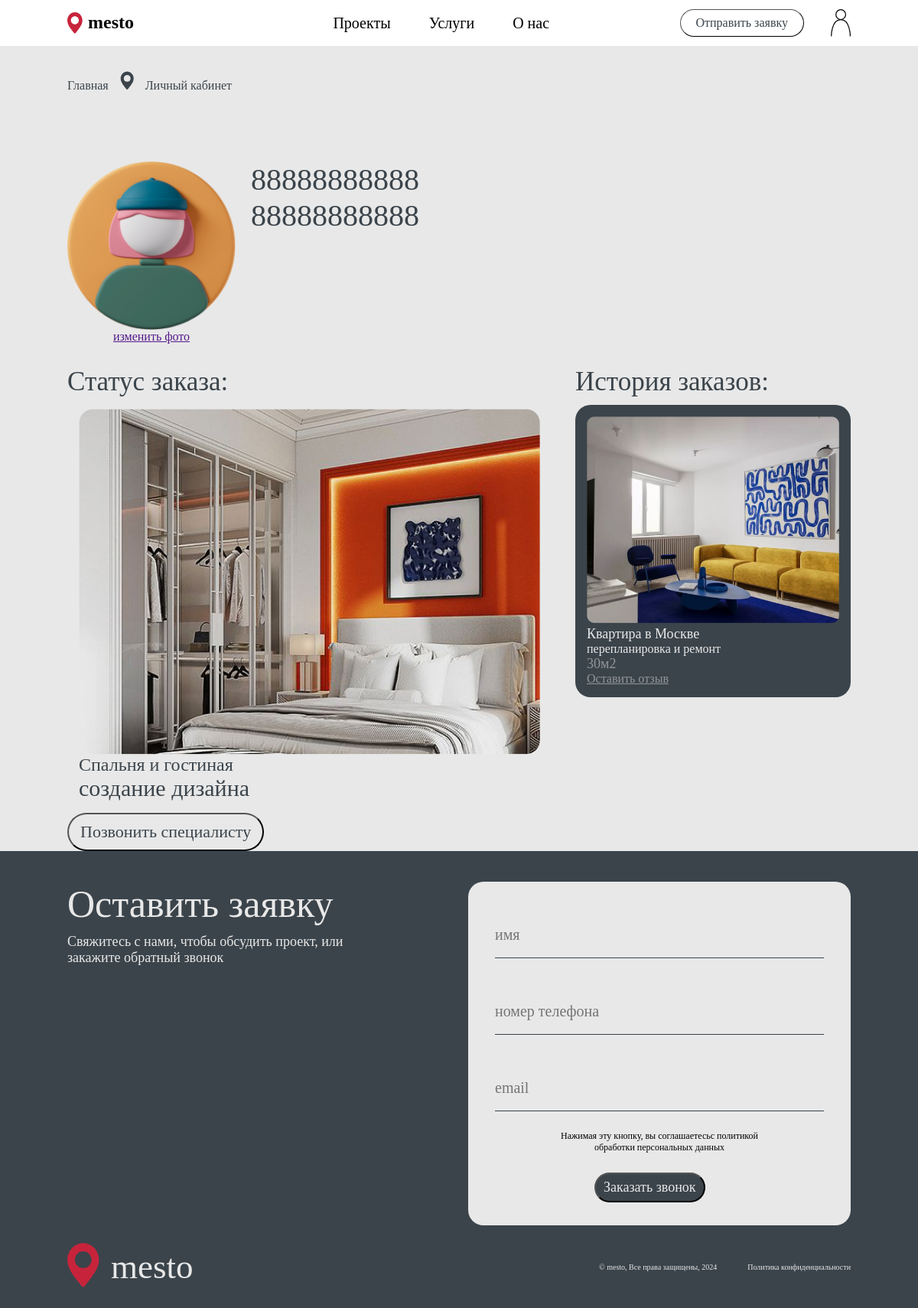
Page /account/account.php (signed in) on the committed database.
### tables this page shows
CREATE TABLE `orders` (
  `id_orders` int NOT NULL,
  `dataStart` date NOT NULL,
  `dataEnd` date NOT NULL,
  `status` varchar(200) NOT NULL,
  `stars` int DEFAULT '0',
  `comment` varchar(250) DEFAULT '0',
  `id_project` int NOT NULL,
  `id_user` int NOT NULL,
  `id_designer` int NOT NULL
);

CREATE TABLE `project` (
  `id_project` int NOT NULL,
  `image` longblob NOT NULL,
  `address` varchar(250) NOT NULL,
  `services` varchar(250) NOT NULL,
  `square` int NOT NULL
);

### account/account.php (the view, shortened to what this page needs)
<?php
include '../conn.php';
$id_user = $_SESSION['id_user'];
$number = $_SESSION['number'];
$username = $_SESSION['username'];
$sql_history = "SELECT o.*, p.*
       FROM orders o
       JOIN project p ON o.id_project = p.id_project
       WHERE o.id_user = $id_user
       AND o.status = 'Завершён'
       AND o.dataEnd < CURDATE()
       ORDER BY o.dataStart DESC";
$result_history = $conn->query($sql_history);
$sql_status = "SELECT o.*, p.*
       FROM orders o
       JOIN project p ON o.id_project = p.id_project
       WHERE o.id_user = $id_user
       AND o.status <> 'Завершён'
       AND o.dataStart <= CURDATE()
       AND o.dataEnd >= CURDATE()
       ORDER BY o.dataStart DESC";
$result_status = $conn->query($sql_status);
?>
<!doctype html>
<html lang="en">
  <head>
    <link rel="stylesheet" href="../public/styles/account.css">
  </head>
  <body>
    <header>
      <div class="header-fix">
          <div class="conteiner">
            <div class="head">
              <div class="head_logo">
                <img class="head_logo_img" src="../public/images/mestoLogo.svg" alt="">
                <a class="head_logo_name" href="../index.html">mesto</a>
              </div>
              <nav class="head_center">
                <ul class="head_center_list">
                  <li class="head_center_list_item"><a class="head_center_list_item_link" href="../project/project.html">Проекты</a></li>
                  <li class="head_center_list_item"><a class="head_center_list_item_link" href="../service/service.html">Услуги</a></li>
                  <li class="head_center_list_item"><a class="head_center_list_item_link" href="../company/company.html">О нас</a></li>
                </ul>
              </nav>
              <div class="head_end">
                <button class="head_end_btn">Отправить заявку</button>
                <img class="head_end_link" src="../public/images/acc.svg" alt="">
              </div>
            </div>
          </div>
      </div>
    </header>
    <section style="background-color: #e8e8e8;">
        <div class="conteiner">
            <div class="account">
                <div class="account_way">
                    <a class="account_way_link" href="../index.html">Главная</a>
                    <img class="account_way_point" src="../public/images/mestoLogo(dark).svg" alt="">
                    <a class="account_way_link" href="./index.html">Личный кабинет</a>
                </div>
                <div class="account_person">
                    <div class="account_person_choose">
                        <img class="account_person_choose_img" src="../public/images/avatars/avatar girl with hair.png" alt="">
                        <a class="account_person_choose_link" href="">изменить фото</a>
                    </div>
                    <div class="account_person_back">
                        <p class="account_person_back_name"><?php echo $username; ?></p>
                        <p class="account_person_back_name"><?php echo $number; ?></p>
                    </div>
                </div>
            </div>
        </div>
    </section>
    <section style="background-color: #e8e8e8;">
      <div class="conteiner">
        <div class="person">
          <div class="person_status">
            <p class="person_status_head">Статус заказа:</p>
            <div class="person_status_yes">
            <?php if ($result_status->num_rows > 0) {
                  while($row = $result_status->fetch_assoc()) { ?>
              <div class="person_status_yes_info">
                <img class="person_status_yes_info_img" src="../public/images/<?php echo $row['image']; ?>" alt="">
                <p class="person_status_yes_info_address"><?php echo $row['address']; ?></p>
                <p class="person_status_yes_info_status"><?php echo $row['status']; ?></p>
              </div>
              <button class="person_status_yes_btn">Позвонить специалисту</button>
              <?php }
                  } else { ?>
              <p class="person_status_yes_null">У вас пока нет действущих заказов</p>
              <?php } ?>
            </div>
          </div>
          <div class="person_history">
            <p class="person_history_head">История заказов:</p>
            <div class="person_history_yes">
            <?php if ($result_history->num_rows > 0) {
                  while($row = $result_history->fetch_assoc()) { ?>
              <div class="person_history_yes_block">
                <img class="person_history_yes_block_img" src="../public/images/<?php echo $row['image']; ?>" alt="">
                <p class="person_history_yes_block_addres"><?php echo $row['address']; ?></p>
                <p class="person_history_yes_block_type"><?php echo $row['services']; ?></p>
                <p class="person_history_yes_block_square"><?php echo $row['square']; ?>м2</p>
                <p class="person_history_yes_block_feedback"  >Оставить отзыв</p>
              </div>
            </div>
            <?php }
                  } else { ?>
            <p class="person_history_null">У вас пока нет завершённых заказов</p>
                <?php } ?>
        </div>
      </div>
    </section>
    <section style="background-color: #3B444B">
      <div class="conteiner">
        <div class="form">
          <div class="form_text">
            <h3 class="form_text_head">Оставить заявку</h3>
            <p class="form_text_paragraf">Свяжитесь с нами, чтобы обсудить проект, или закажите обратный звонок</p>
          </div>
          <div class="form_block">
            <form class="form_block_send" method="post" action="../send.php">
              <input class="form_block_send_input" type="text" name="username" placeholder="имя" required><br>
              <input class="form_block_send_input" type="number" name="number" placeholder="номер телефона" required><br>
              <input class="form_block_send_input" type="email" name="email" placeholder="email" required><br>
              <p class="form_block_send_text">Нажимая эту кнопку, вы соглашаетесьс политикой обработки персональных данных</p>
              <input class="form_block_send_button" type="submit" name="send" value="Заказать звонок">
            </form>
          </div>
        </div>
      </div>
    </section>
    <footer style="background-color: #3B444B">
      <div class="conteiner">
        <div class="footer">
          <div class="footer_logo">
            <a href="../index.html"><img class="footer_logo_img" src="../public/images/mestoLogo.svg" alt=""></a>
            <a class="footer_logo_text" href="../index.html">mesto</a>
          </div>
          <div class="footer_right">
            <p class="footer_right_text">© mesto, Все права защищены, 2024</p>
            <p class="footer_right_text">Политика конфиденциальности</p>
          </div>
        </div>
      </div>
    </footer>
  </body>
</html>

### rows in the picture
orders: id_project.image (picture), id_project.address "Спальня и гостиная", status "создание дизайна"
orders: id_project.image (picture), id_project.address "Квартира в Москве", id_project.services "перепланировка и ремонт", id_project.square "30"

### other values in the picture
$username "88888888888"
$number "88888888888"
